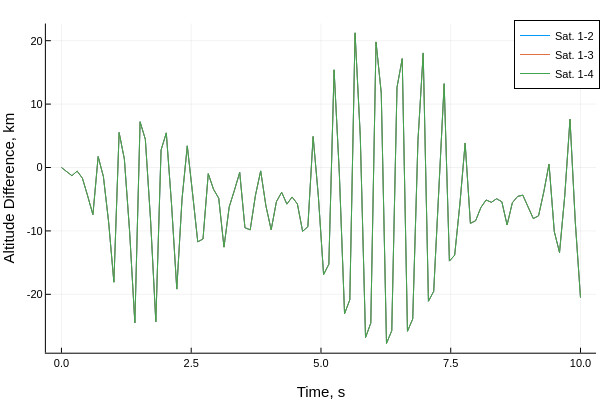

Notebook source saved alongside this figure:
### Code cell
tsamp = LinRange(tspan[1],tspan[2],Nt)
plot(tsamp,a_mks*Δa_soln',label=permutedims(mylabel))
plot!(xlabel="Time, s", ylabel = "Altitude Difference, km")
